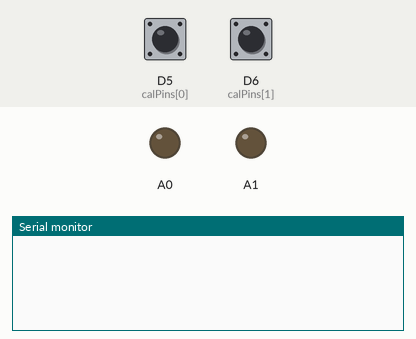
Bench run of a sketch on a simulated Arduino Zero (SAMD21). Parts: output pins drawn as LEDs (lit = HIGH), the last lines printed to the serial monitor. The test bench sets the inputs (shaded band); at power-on: D5 (calPins[0]) HIGH, D6 (calPins[1]) HIGH.

Above: at 1.2 s.
1.3 s: D5 (calPins[0]) pulled LOW for 0.15 s
At 2.3 s:
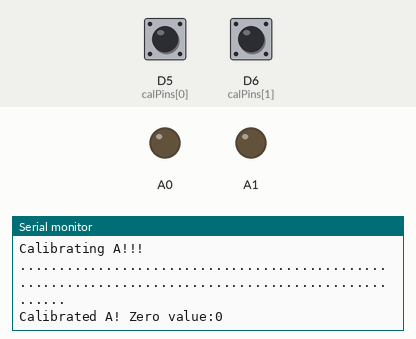
2.9 s: D6 (calPins[1]) pulled LOW for 0.15 s
At 3.6 s:
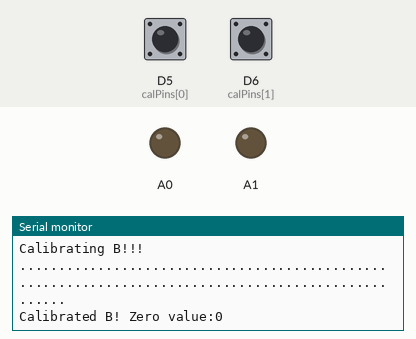

The sketch:

read_two_encoders.ino
```cpp
#include <SPI.h>
#include "wiring_private.h" // pinPeripheral() function

#define DEBUG
// -------------------- Communication ----------------------
// Define SPI settings including creating another SPI bus
//              sercom    miso sck  mosi  tx               rx
SPIClass SPI2 (&sercom3, 11,   13,  12,   SPI_PAD_0_SCK_1, SERCOM_RX_PAD_3);
SPISettings settingsA(1000000, MSBFIRST, SPI_MODE2);
// -------------------- State Machine ----------------------
// state machine states for the system
enum cal_enum {
  OPER = 0, // operating
  CALA = 1, // calibrating encoder A
  CALB = 2  // calibrating encoder B
};
volatile cal_enum state = OPER; // current state (volatile as interupts can change it)

// -------------------- Calibration ----------------------
const int cal_N = 100;  // number of reading to average
int cal_n;              // iterator for calibrations
float calValue = 0;     // variable to store calibration result in

int zeros[2] = {0,0};          // encoder counts at zero degrees
const byte calPins[2] = {5,6};  // pin to look for a rising edge to signify calibration
String encChar[2] = {"A","B"}; // character to reference each encoder
// -------------------- Encoder reading ----------------------
// a structure to store encoder results / number of errors
struct encoder_result {
    int val;
    int err_count;
};

struct encoder_result results[2]; // variables to store encoder values in
byte Data[4]; // variable to store raw data from enocders

// -------------------- Debugging ----------------------
#ifdef DEBUG
  int count; // a counter
  unsigned long lastTime; // variables to calculate current operating frequency
  unsigned long newTime;
  int N = 10000; // how often the recorded values are printed to the serial bus
#endif

// -------------------- Setup ----------------------
void setup() {
  // Start the serial bus + the two SPI buses
  Serial.begin(9600);
  SPI.begin();
  SPI2.begin();

  // Assign pins SPI pins to correct SERCOM functionality
  pinPeripheral(11, PIO_SERCOM_ALT);
  pinPeripheral(12, PIO_SERCOM);
  pinPeripheral(13, PIO_SERCOM);

  // setup calibraton buttons and interupts
  pinMode(calPins[0], INPUT_PULLUP);
  pinMode(calPins[1], INPUT_PULLUP);
  attachInterrupt(digitalPinToInterrupt(calPins[0]), ISR_calA, RISING);
  attachInterrupt(digitalPinToInterrupt(calPins[1]), ISR_calB, RISING);

  lastTime = micros(); // populate with an initial time
}

// Interupt for encoder A
void ISR_calA(){
  if(state==OPER){
    Serial.println("Calibrating A!!!");
    state = CALA;
    calValue = 0;
    cal_n = 0;
  }
}
// Interupt for encoder B
void ISR_calB(){
  if(state==OPER){
    Serial.println("Calibrating B!!!");
    state = CALB;
    calValue = 0;
    cal_n = 0;
  }
}

// ---------------------- MAIN LOOP ------------------------
void loop() {
  // get data for first encoder
  SPI.beginTransaction(settingsA);
  SPI.transfer(&Data,4);
  SPI.endTransaction();
  results[0] = extract_encoder_value(Data,results[0].err_count);
//  Serial.println(results[0].err_count);
  // update the analog voltage out
  analogWrite(A0,getVoltageOutput(results[0],zeros[0]));
//  Serial.println(results[1].err_count);
  // get data for second encoder
  SPI2.beginTransaction(settingsA);
  SPI2.transfer(&Data,4);
  SPI2.endTransaction();
  results[1] = extract_encoder_value(Data,results[1].err_count);
  // update the analog voltage out
  analogWrite(A1,getVoltageOutput(results[1],zeros[1]));

  // state machine loop if calibrating
  if(state>OPER){
    Serial.print(".");
    // when calibrating add results up in cal value
    calValue += (float)results[state-1].val/cal_N;

    // if at max number of calibration steps record the value
    if(++cal_n == cal_N){
      zeros[state-1] = round(calValue);
      Serial.print("\nCalibrated ");
      Serial.print(encChar[state-1]);
      Serial.print("! Zero value:");
      Serial.println(zeros[state-1]);
      state = OPER;
    }
  }

#ifdef DEBUG
  if (++count>=N & state ==OPER){
    // print encoder values
    printEncoderValue(encChar[0],results[0],zeros[0]);
    printEncoderValue(encChar[1],results[1],zeros[1]);

    // print the current processing frequency
    newTime = micros();
    float delta = (float)((newTime-lastTime)/(float)N)*1e-6;
    Serial.print("Frequency: ");
    Serial.print((1.0/delta)*1e-3);
    Serial.println(" KHz");
    lastTime = micros();
    count = 0;
  }
#endif
}

// print the encoder value to the serial bus
void printEncoderValue(String encoder, struct encoder_result res, int zero){
  char str_buffer[80];
  Serial.print("Encoder ");Serial.print(encoder);
  sprintf(str_buffer,": cnts: %d, Volts: ",res.val);
  Serial.print(str_buffer);
  int tmp_out = getVoltageOutput(res,zero);
  Serial.print((float)tmp_out/0xFFF*3.3);
  if(res.err_count>=10){
    Serial.print("V Error!!!");
  }
  else{
    Serial.print("V No Error");
  }
  Serial.println();
}

// convert encoder cnts into a voltage
int getVoltageOutput(struct encoder_result res,int zero){
  int out = res.val - zero + 0x7FF;
  if(out < 0) out += 0x1000;
  else if(out > 0xFFF) out -= 0x1000;
  out = res.err_count<10 ? out : 0;
  return out;
}

/* Function to read the encoder value from raw bytes from teh data bus
 *
 * given 4 bytes of data from the SPI bus (32 bits)
 * as per the rls rm-08 data sheet:
 *
 * bit 0 should always be 1
 * bit 1->12 the encoder value
 * bit 13 is a logical zero
 * bit 14->25 is the same enocder value
 *
 * to check for no errors:
 * - bit 0 and bit 13 should be 1,0 respectivly (ensures a encoder is connected)
 * - both encoder values should be the same
*/
struct encoder_result extract_encoder_value(byte *data, int err_count){
  bool bit0 = (int)(Data[0] & 0x80);

  int value1 = (int)(Data[0] & 0x7F) << 5;
  value1 = value1 | (int)(Data[1] & 0xF8) >> 3;

  bool bit13 = (int)(Data[1] & 0x04);
  int value2 = (int)(Data[1] & 0x03) << 10;
  value2 = value2 | (int)Data[2] << 2;
  value2 = value2 | (int)(Data[3] & 0xC0) >> 6;

  struct encoder_result res;
  res.val = value1;
  res.err_count = err_count;
  if((value1 == value2) & bit0 & !bit13){
    res.err_count = 0;
  }
  else if(err_count<10){
    res.err_count++;
//    Serial.println(res.err_count);
  }
  return res;
}

void printBin16(int *var, uint8_t length) {
  for (int i=0; i<length; i++) {
    for (unsigned int test = 0x8000; test; test >>= 1) {
      Serial.write(var[i]  & test ? '1' : '0');
    }
  }
}

void printBin8(uint8_t *var, uint8_t length) {
  for (int i=0; i<length; i++) {
    for (byte test = 0x80; test; test >>= 1) {
      Serial.write(var[i]  & test ? '1' : '0');
    }
  }
}

void printHex8(uint8_t *data, uint8_t length) // prints 8-bit data in hex with leading zeroes
{
  char tmp[16];
    for (int i=0; i<length; i++) {
      sprintf(tmp, "%.2X",data[i]);
      Serial.print(tmp);
    }
}

void printHex16(int *data, uint8_t length) // prints 16-bit data in hex with leading zeroes
{
    char tmp[16];
    for (int i=0; i<length; i++)
    {
      sprintf(tmp, "%.4X",data[i]);
      Serial.print(tmp);
    }
}
```

Measured:
- after the input at 1.3 s, the serial monitor: prints a new line after 0.15 s (image 1)
- after the input at 2.9 s, the serial monitor: prints a new line after 0.15 s (image 2)
